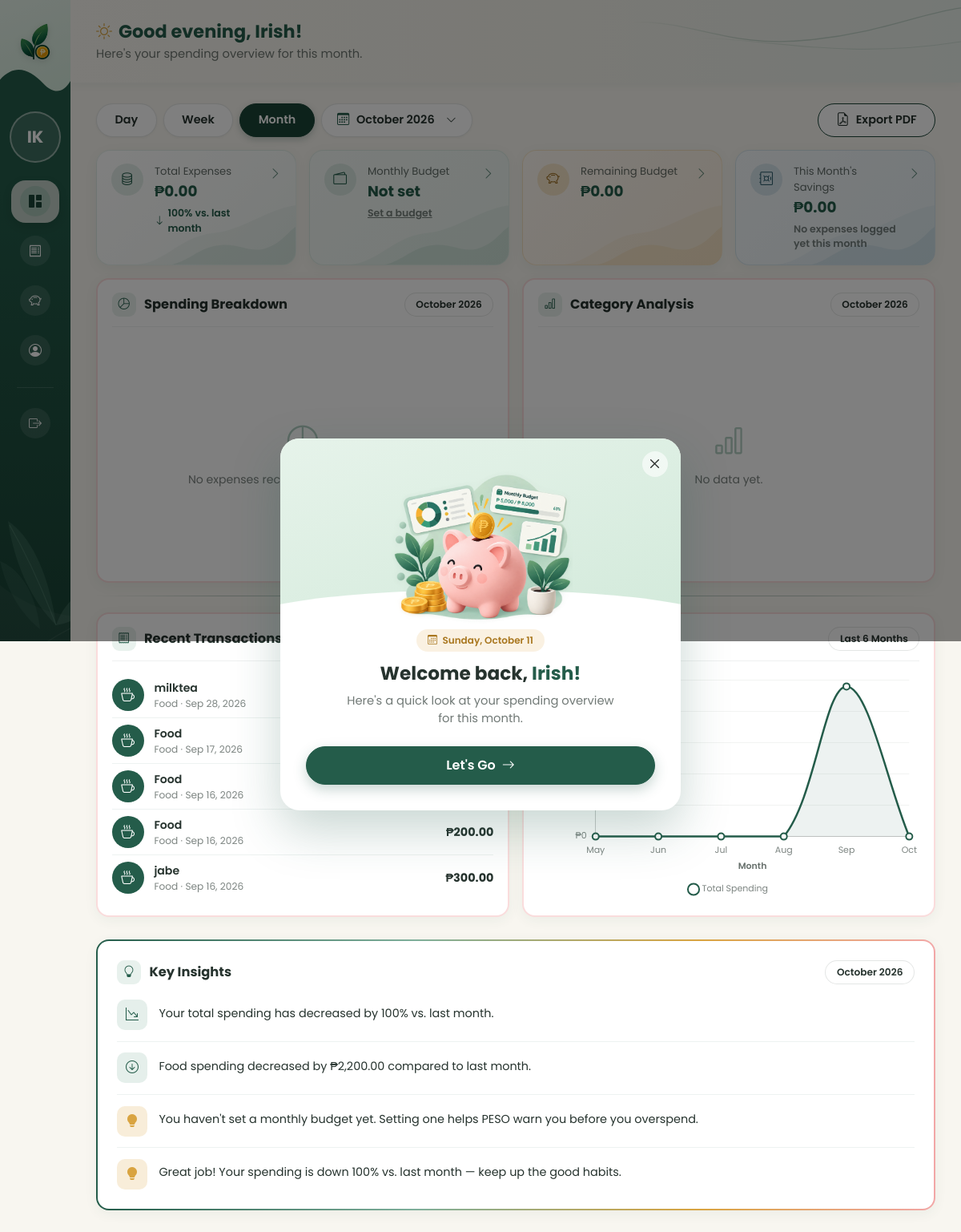
Page /dashboard.php (signed in) on the committed database.
### tables this page shows
CREATE TABLE `expenses` (
  `id` int(10) UNSIGNED NOT NULL,
  `user_id` int(10) UNSIGNED NOT NULL,
  `amount` decimal(10,2) NOT NULL,
  `category` varchar(30) NOT NULL,
  `payment_method` varchar(30) NOT NULL DEFAULT 'Cash',
  `description` varchar(255) DEFAULT NULL,
  `expense_date` date NOT NULL,
  `period_type` enum('day','week','month','custom') NOT NULL DEFAULT 'month',
  `created_at` timestamp NOT NULL DEFAULT current_timestamp()
);

### dashboard.php (the view, shortened to what the rows shown need)
<?php
require_once __DIR__ . '/config/db.php';
require_once __DIR__ . '/includes/categories.php';
$userId = (int) $_SESSION['user_id'];
$range = $_GET['range'] ?? 'month';
$stmt = $pdo->prepare(
    'SELECT id, amount, category, description, expense_date FROM expenses
     WHERE user_id = ? ORDER BY expense_date DESC, id DESC LIMIT 5'
);
$stmt->execute([$userId]);
$recentTransactions = $stmt->fetchAll();
$trendLabels = [];
$trendData = [];
$trendSumStmt = $pdo->prepare('SELECT COALESCE(SUM(amount), 0) FROM expenses WHERE user_id = ? AND expense_date BETWEEN ? AND ?');
if ($range === 'day') {
    for ($i = 6; $i >= 0; $i--) {
        $d = date('Y-m-d', strtotime("-{$i} days"));
        $trendSumStmt->execute([$userId, $d, $d]);
        $trendLabels[] = date('D', strtotime($d));
        $trendData[] = (float) $trendSumStmt->fetchColumn();
    }
    $trendRangeLabel = 'Last 7 Days';
} else {
    for ($i = 5; $i >= 0; $i--) {
        $label = date('M', strtotime("-{$i} months"));
        $mStart = date('Y-m-01', strtotime("-{$i} months"));
        $mEnd = date('Y-m-t', strtotime("-{$i} months"));
        $trendSumStmt->execute([$userId, $mStart, $mEnd]);
        $trendLabels[] = $label;
        $trendData[] = (float) $trendSumStmt->fetchColumn();
    }
}
?>
<!DOCTYPE html>
<html lang="en">
<head>
<link href="https://cdn.jsdelivr.net/npm/bootstrap@5.3.3/dist/css/bootstrap.min.css" rel="stylesheet">
<link rel="stylesheet" href="https://cdn.jsdelivr.net/npm/bootstrap-icons@1.11.3/font/bootstrap-icons.css">
<link rel="stylesheet" href="assets/css/style.css">
<link rel="stylesheet" href="assets/css/auth.css">
<link rel="stylesheet" href="assets/css/dashboard.css">
</head>
<body class="dash-body dashboard-page">
<div class="dash-wrapper">
  <main class="dash-main">
    <?php include __DIR__ . '/includes/topbar.php'; ?>
    <div class="dash-fold">
    <div class="dash-fold-row row g-3 mb-3">
      <div class="col-lg-6">
        <div class="dash-card h-100">
          <div class="dash-card-header">
            <h2><span class="dash-card-icon"><i class="bi bi-pie-chart"></i></span>Spending Breakdown</h2>
          </div>
        </div>
      </div>
      <div class="col-lg-6">
        <div class="dash-card h-100">
          <div class="dash-card-header">
            <h2><span class="dash-card-icon"><i class="bi bi-bar-chart"></i></span>Category Analysis</h2>
          </div>
        </div>
      </div>
    </div>
    <div class="dash-fold-row row g-3">
      <div class="col-lg-6">
        <div class="d-flex flex-column gap-3 h-100">
          <div class="dash-card flex-grow-1">
            <div class="dash-card-header">
              <h2><span class="dash-card-icon"><i class="bi bi-receipt"></i></span>Recent Transactions</h2>
            </div>
            <?php if (empty($recentTransactions)): ?>
              <div class="empty-state">
                <i class="bi bi-receipt"></i>
                No transactions yet.
              </div>
            <?php else: ?>
              <div class="transaction-list">
              <?php foreach ($recentTransactions as $t): ?>
                <div class="transaction-item">
                  <span class="transaction-icon" style="background-color:<?php echo peso_category_color($t['category']); ?>;">
                    <i class="bi <?php echo peso_category_icon($t['category']); ?>"></i>
                  </span>
                  <div class="transaction-info">
                    <div class="transaction-name"><?php echo htmlspecialchars($t['description'] ?: $t['category']); ?></div>
                    <div class="transaction-meta"><?php echo htmlspecialchars($t['category']); ?> &middot; <?php echo date('M j, Y', strtotime($t['expense_date'])); ?></div>
                  </div>
                  <div class="transaction-amount"><?php echo peso_format_currency($t['amount']); ?></div>
                </div>
              <?php endforeach; ?>
              </div>
            <?php endif; ?>
          </div>
        </div>
      </div>
      <div class="col-lg-6">
        <div class="dash-card h-100">
          <div class="dash-card-header">
            <h2><span class="dash-card-icon"><i class="bi bi-graph-up"></i></span>Spending Trend</h2>
          </div>
        </div>
      </div>
    </div>
    </div>
    <div class="row g-3 mt-1">
      <div class="col-12">
        <div class="dash-card key-insights-card">
          <div class="dash-card-header">
            <h2><span class="dash-card-icon"><i class="bi bi-lightbulb"></i></span>Key Insights</h2>
          </div>
        </div>
      </div>
    </div>
  </main>
</div>
<script>
// Match charts to the page font and soften axis labels.
Chart.defaults.font.family = "'Poppins', sans-serif";
Chart.defaults.font.size = 11;
Chart.defaults.color = 'rgba(38, 51, 46, 0.6)';
</script>
<script>
new Chart(document.getElementById('trendChart'), {
  type: 'line',
  data: {
    labels: <?php echo json_encode($trendLabels); ?>,
    datasets: [{
      label: 'Total Spending',
      data: <?php echo json_encode($trendData); ?>,
      borderColor: '#245C4A',
      backgroundColor: 'rgba(36, 92, 74, 0.08)',
      fill: true,
      tension: 0.35,
      borderWidth: 2.5,
      pointBackgroundColor: '#ffffff',
      pointBorderColor: '#245C4A',
      pointBorderWidth: 2,
      pointRadius: 4,
      pointHoverRadius: 6
    }]
  },
  options: {
    responsive: true,
    maintainAspectRatio: false,
    plugins: {
      legend: {
        display: true,
        position: 'bottom',
        labels: { boxWidth: 10, boxHeight: 10, usePointStyle: true, pointStyle: 'circle', padding: 12 },
        onClick: function () {} // single series: don't let a click hide the line
      }
    },
    scales: {
      x: { border: { display: true, color: 'rgba(38, 51, 46, 0.25)' }, grid: { display: false }, title: { display: true, text: <?php echo json_encode($range === 'day' ? 'Day' : ($range === 'week' ? 'Week (starting)' : 'Month')); ?>, color: 'rgba(38, 51, 46, 0.7)', font: { size: 11, weight: '600' } } },
      y: { beginAtZero: true, border: { display: true, color: 'rgba(38, 51, 46, 0.25)' }, grid: { color: 'rgba(38, 51, 46, 0.06)' }, ticks: { callback: function (v) { return '₱' + v.toLocaleString(); } }, title: { display: true, text: 'Amount Spent (₱)', color: 'rgba(38, 51, 46, 0.7)', font: { size: 11, weight: '600' } } }
    }
  }
});
</script>
</body>
</html>

### rows in the picture
expenses: description "milktea", category "Food", expense_date "Sep 28, 2026"
expenses: category "Food", expense_date "Sep 17, 2026"
expenses: category "Food", expense_date "Sep 16, 2026"
expenses: category "Food", expense_date "Sep 16, 2026", amount "₱200.00"
expenses: description "jabe", category "Food", expense_date "Sep 16, 2026", amount "₱300.00"

### other values in the picture
$sidebarInitials ?: 'U' "IK"
$topbarSubtitle "Here's your spending overview for this month."
peso_format_currency($chartTotal) "₱0.00"
abs($periodTrendPct) "100"
$rangeCompareLabel "vs. last month"
$rangeBudgetLabel "Monthly Budget"
peso_format_currency(max($periodRemaining, 0)) "₱0.00"
$rangeSavingsLabel "This Month's Savings"
peso_format_currency($periodSavings) "₱0.00"
$rangeNoSpendLabel "yet this month"
$chartPeriodLabel "October 2026"
$trendRangeLabel "Last 6 Months"
$insight['text'] "Your total spending has decreased by 100% vs. last month."
$insight['text'] "Food spending decreased by ₱2,200.00 compared to last month."
$insight['text'] "You haven't set a monthly budget yet. Setting one helps PESO warn you before you overspend."
